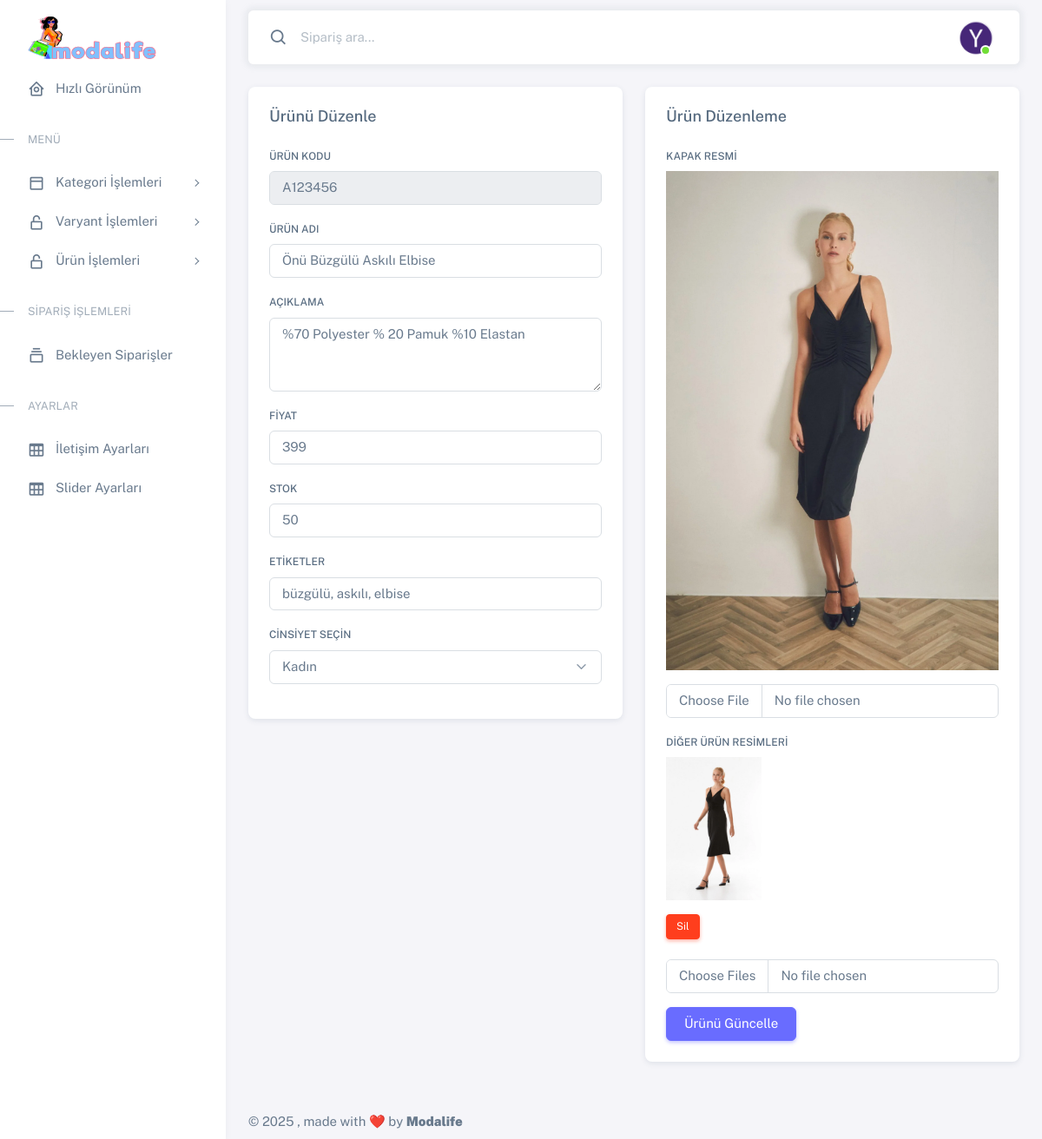
/eticaret/admin/urun-duzenle-detay.php, run on the app's committed database.
### tables this page shows
CREATE TABLE IF NOT EXISTS `urunler` (
  `KAYIT_ID` int(11) NOT NULL AUTO_INCREMENT,
  `URUN_KODU` varchar(50) NOT NULL,
  `RESIM` varchar(50) NOT NULL,
  `URUN_ADI` varchar(100) NOT NULL,
  `ACIKLAMA` varchar(500) NOT NULL,
  `FIYAT` varchar(50) NOT NULL,
  `STOK` int(11) NOT NULL,
  `ETIKETLER` varchar(100) NOT NULL,
  `KUMAS_CINSI` varchar(100) NOT NULL,
  `CINSIYET` varchar(100) NOT NULL,
  `URUN_LINK` varchar(500) NOT NULL,
  `PUAN` float NOT NULL,
  `ANA_KATEGORI` varchar(50) NOT NULL,
  `ALT_KATEGORI` varchar(50) NOT NULL,
  PRIMARY KEY (`KAYIT_ID`)
);

CREATE TABLE IF NOT EXISTS `varyant_resim` (
  `KAYIT_ID` int(11) NOT NULL AUTO_INCREMENT,
  `URUN_KODU` varchar(50) NOT NULL,
  `RESIM` varchar(100) NOT NULL,
  PRIMARY KEY (`KAYIT_ID`)
);

### eticaret/admin/urun-duzenle-detay.php (the view, shortened to what this page needs)
<?php
include 'assets/fonk/mysql.php';
$param = $_GET['q'];
$query = $conn->prepare("SELECT * FROM urunler WHERE URUN_KODU = :param OR URUN_ADI LIKE :param_like");
$query->execute(['param' => $param, 'param_like' => '%' . $param . '%']);
$urun = $query->fetch(PDO::FETCH_ASSOC);
$query_resimler = $conn->prepare("SELECT KAYIT_ID, RESIM FROM varyant_resim WHERE URUN_KODU = :urun_kodu");
$query_resimler->execute(['urun_kodu' => $urun['URUN_KODU']]);
$resimler = $query_resimler->fetchAll(PDO::FETCH_ASSOC);
?>
<!DOCTYPE html>
<html lang="tr" class="light-style layout-menu-fixed" dir="ltr"
data-theme="theme-default" data-assets-path="assets/" data-template="vertical-menu-template-free">
<?php include 'view/head.php'; ?>
<body>
  <div class="layout-wrapper layout-content-navbar">
    <div class="layout-container">
      <?php include 'view/solmenu.php'; ?>
      <div class="layout-page">
        <?php include 'view/ustmenu.php'; ?>
        <div class="content-wrapper">
          <div class="container-fluid flex-grow-1 container-p-y">
            <div class="col-lg-12 col-md-4 order-1">
              <div class="row">
                <div class="col-xl">
                  <div class="card mb-4">
                    <div class="card-header d-flex justify-content-between align-items-center">
                      <h5 class="mb-0">Ürünü Düzenle</h5>
                    </div>
                    <div class="card-body">
                      <form id="urun-guncelle-form">
                        <div class="mb-3">
                          <label class="form-label" for="urun-kodu">Ürün Kodu</label>
                          <input type="text" class="form-control" id="urun-kodu" name="urun_kodu" value="<?php echo $urun['URUN_KODU']; ?>" readonly>
                        </div>
                        <div class="mb-3">
                          <label class="form-label" for="urun-adi">Ürün Adı</label>
                          <input type="text" class="form-control" id="urun-adi" name="urun_adi" value="<?php echo $urun['URUN_ADI']; ?>">
                        </div>
                        <div class="mb-3">
                          <label for="urun-aciklama" class="form-label">Açıklama</label>
                          <textarea class="form-control" id="urun-aciklama" name="urun_aciklama" rows="3"><?php echo $urun['ACIKLAMA']; ?></textarea>
                        </div>
                        <div class="mb-3">
                          <label class="form-label" for="urun-fiyat">Fiyat</label>
                          <input type="text" class="form-control" id="urun-fiyat" name="urun_fiyat" value="<?php echo $urun['FIYAT']; ?>">
                        </div>
                        <div class="mb-3">
                          <label class="form-label" for="urun-stok">Stok</label>
                          <input type="text" class="form-control" id="urun-stok" name="urun_stok" value="<?php echo $urun['STOK']; ?>">
                        </div>
                        <div class="mb-3">
                          <label class="form-label" for="urun-etiketler">Etiketler</label>
                          <input type="text" class="form-control" id="urun-etiketler" name="urun_etiketler" value="<?php echo $urun['ETIKETLER']; ?>">
                        </div>
                        <div class="mb-3">
                          <label for="urun-cinsiyet" class="form-label">Cinsiyet Seçin</label>
                          <select class="form-select" id="urun-cinsiyet" name="urun_cinsiyet" aria-label="Default select example">
                            <option value="Kadın" <?php echo ($urun['CINSIYET'] == "Kadın") ? 'selected' : ''; ?>>Kadın</option>
                          </select>
                        </div>
                      </form>
                    </div>
                  </div>
                </div>
                <div class="col-xl">
                  <div class="card mb-4">
                    <div class="card-header d-flex justify-content-between align-items-center">
                      <h5 class="mb-0">Ürün Düzenleme</h5>
                    </div>
                    <div class="card-body">
                      <div class="mb-3">
                        <label for="urun-kapak-resmi" class="form-label">Kapak Resmi</label>
                        <img src="../assets/images/upload/product/<?php echo $urun['RESIM']; ?>" alt="Kapak Resmi" class="img-thumbnail mb-3">
                        <input class="form-control" type="file" id="urun-kapak-resmi" name="urun_kapak_resmi">
                      </div>
                      <div class="mb-3">
                        <label for="urun-diger-resimler" class="form-label">Diğer Ürün Resimleri</label>
                        <div class="row" id="resimler-alani">
                          <?php
                          foreach ($resimler as $resim) {
                            echo '<div class="col-4">';
                            echo '<img src="../assets/images/upload/product/' . $resim['RESIM'] . '" alt="Diğer Resim" class="img-thumbnail mb-3">';
                            echo '<button type="button" class="btn btn-danger btn-sm sil-buton" data-kayit-id="' . $resim['KAYIT_ID'] . '">Sil</button>';
                            echo '</div>';
                          }
                          ?>
                        </div>
                        <br>
                        <input class="form-control" type="file" id="urun-diger-resimler" name="urun_diger_resimler[]" multiple="">
                      </div>
                      <button type="button" class="btn btn-primary" id="urun-guncelle-btn">Ürünü Güncelle</button>
                    </div>
                  </div>
                </div>
              </div>
            </div>
          </div>
          <div class="toast-container position-fixed bottom-0 end-0 p-3" style="z-index: 11">
          </div>
          <div class="toast-container position-fixed bottom-0 end-0 p-3" style="z-index: 11">
          </div>
          <?php include 'view/footer.php'; ?>
        </div>
      </div>
    </div>
  </div>
</body>
</html>

### data on the page
urunler: urun_kodu "A123456", urun_adi "Önü Büzgülü Askılı Elbise", urun_aciklama "%70 Polyester % 20 Pamuk %10 Elastan", urun_fiyat "399", urun_stok "50", urun_etiketler "büzgülü, askılı, elbise", urun_cinsiyet "Kadın", RESIM (picture)
varyant_resim: RESIM (picture)
